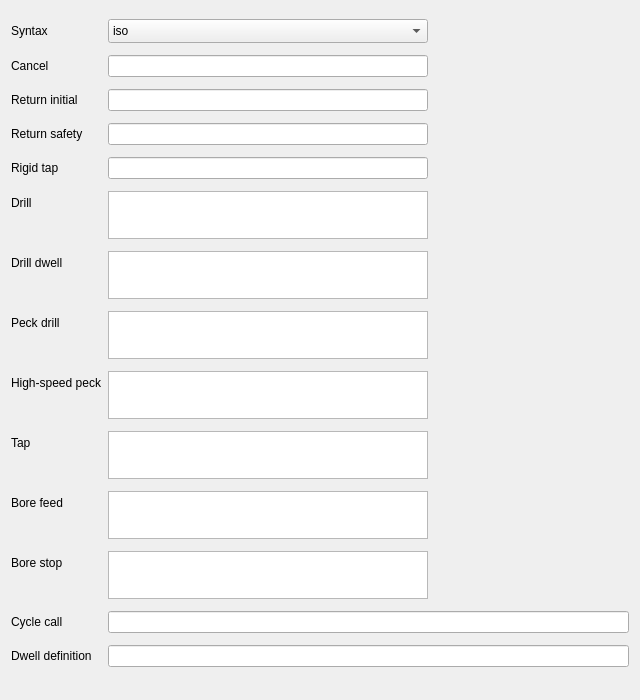
                                    <widget class="QWidget" name="cyclesTabContents">
                                        <property name="geometry">
                                            <rect>
                                                <x>0</x>
                                                <y>0</y>
                                                <width>640</width>
                                                <height>700</height>
                                            </rect>
                                        </property>
                                        <layout class="QFormLayout" name="cyclesForm">
                                            <item row="0" column="0">
                                                <widget class="QLabel" name="cyclesSyntaxComboLabel">
                                                    <property name="text">
                                                        <string>Syntax</string>
                                                    </property>
                                                </widget>
                                            </item>
                                            <item row="0" column="1">
                                                <widget class="QComboBox" name="cyclesSyntaxCombo">
                                                    <item>
                                                        <property name="text">
                                                            <string>iso</string>
                                                        </property>
                                                    </item>
                                                    <item>
                                                        <property name="text">
                                                            <string>native</string>
                                                        </property>
                                                    </item>
                                                    <property name="maximumSize">
                                                        <size>
                                                            <width>320</width>
                                                            <height>16777215</height>
                                                        </size>
                                                    </property>
                                                    <property name="sizeAdjustPolicy">
                                                        <enum>QComboBox::SizeAdjustPolicy::AdjustToMinimumContentsLengthWithIcon</enum>
                                                    </property>
                                                    <property name="minimumContentsLength">
                                                        <number>16</number>
                                                    </property>
                                                </widget>
                                            </item>
                                            <item row="1" column="0">
                                                <widget class="QLabel" name="cyclesCancelEditLabel">
                                                    <property name="text">
                                                        <string>Cancel</string>
                                                    </property>
                                                </widget>
                                            </item>
                                            <item row="1" column="1">
                                                <widget class="QLineEdit" name="cyclesCancelEdit">
                                                    <property name="maximumSize">
                                                        <size>
                                                            <width>320</width>
                                                            <height>16777215</height>
                                                        </size>
                                                    </property>
                                                </widget>
                                            </item>
                                            <item row="2" column="0">
                                                <widget class="QLabel" name="cyclesReturnInitialEditLabel">
                                                    <property name="text">
                                                        <string>Return initial</string>
                                                    </property>
                                                </widget>
                                            </item>
                                            <item row="2" column="1">
                                                <widget class="QLineEdit" name="cyclesReturnInitialEdit">
                                                    <property name="maximumSize">
                                                        <size>
                                                            <width>320</width>
                                                            <height>16777215</height>
                                                        </size>
                                                    </property>
                                                </widget>
                                            </item>
                                            <item row="3" column="0">
                                                <widget class="QLabel" name="cyclesReturnSafetyEditLabel">
                                                    <property name="text">
                                                        <string>Return safety</string>
                                                    </property>
                                                </widget>
                                            </item>
                                            <item row="3" column="1">
                                                <widget class="QLineEdit" name="cyclesReturnSafetyEdit">
                                                    <property name="maximumSize">
                                                        <size>
                                                            <width>320</width>
                                                            <height>16777215</height>
                                                        </size>
                                                    </property>
                                                </widget>
                                            </item>
                                            <item row="4" column="0">
                                                <widget class="QLabel" name="cyclesRigidTapEditLabel">
                                                    <property name="text">
                                                        <string>Rigid tap</string>
                                                    </property>
                                                </widget>
                                            </item>
                                            <item row="4" column="1">
                                                <widget class="QLineEdit" name="cyclesRigidTapEdit">
                                                    <property name="maximumSize">
                                                        <size>
                                                            <width>320</width>
                                                            <height>16777215</height>
                                                        </size>
                                                    </property>
                                                </widget>
                                            </item>
                                            <item row="5" column="0">
                                                <widget class="QLabel" name="cyclesDrillEditLabel">
                                                    <property name="text">
                                                        <string>Drill</string>
                                                    </property>
                                                </widget>
                                            </item>
                                            <item row="5" column="1">
                                                <widget class="QPlainTextEdit" name="cyclesDrillEdit">
                                                    <property name="maximumSize">
                                                        <size>
                                                            <width>320</width>
                                                            <height>48</height>
                                                        </size>
                                                    </property>
                                                    <property name="minimumSize">
                                                        <size>
                                                            <width>0</width>
                                                            <height>36</height>
                                                        </size>
                                                    </property>
                                                </widget>
                                            </item>
                                            <item row="6" column="0">
                                                <widget class="QLabel" name="cyclesDrillDwellEditLabel">
                                                    <property name="text">
                                                        <string>Drill dwell</string>
                                                    </property>
                                                </widget>
                                            </item>
                                            <item row="6" column="1">
                                                <widget class="QPlainTextEdit" name="cyclesDrillDwellEdit">
                                                    <property name="maximumSize">
                                                        <size>
                                                            <width>320</width>
                                                            <height>48</height>
                                                        </size>
                                                    </property>
                                                    <property name="minimumSize">
                                                        <size>
                                                            <width>0</width>
                                                            <height>36</height>
                                                        </size>
                                                    </property>
                                                </widget>
                                            </item>
                                            <item row="7" column="0">
                                                <widget class="QLabel" name="cyclesPeckDrillEditLabel">
                                                    <property name="text">
                                                        <string>Peck drill</string>
                                                    </property>
                                                </widget>
                                            </item>
                                            <item row="7" column="1">
                                                <widget class="QPlainTextEdit" name="cyclesPeckDrillEdit">
                                                    <property name="maximumSize">
                                                        <size>
                                                            <width>320</width>
                                                            <height>48</height>
                                                        </size>
                                                    </property>
                                                    <property name="minimumSize">
                                                        <size>
                                                            <width>0</width>
                                                            <height>36</height>
                                                        </size>
                                                    </property>
                                                </widget>
                                            </item>
                                            <item row="8" column="0">
                                                <widget class="QLabel" name="cyclesHighSpeedPeckEditLabel">
                                                    <property name="text">
                                                        <string>High-speed peck</string>
                                                    </property>
                                                </widget>
                                            </item>
                                            <item row="8" column="1">
                                                <widget class="QPlainTextEdit" name="cyclesHighSpeedPeckEdit">
                                                    <property name="maximumSize">
                                                        <size>
                                                            <width>320</width>
                                                            <height>48</height>
                                                        </size>
                                                    </property>
                                                    <property name="minimumSize">
                                                        <size>
                                                            <width>0</width>
                                                            <height>36</height>
                                                        </size>
                                                    </property>
                                                </widget>
                                            </item>
                                            <item row="9" column="0">
                                                <widget class="QLabel" name="cyclesTapEditLabel">
                                                    <property name="text">
                                                        <string>Tap</string>
                                                    </property>
                                                </widget>
                                            </item>
                                            <item row="9" column="1">
                                                <widget class="QPlainTextEdit" name="cyclesTapEdit">
                                                    <property name="maximumSize">
                                                        <size>
                                                            <width>320</width>
                                                            <height>48</height>
                                                        </size>
                                                    </property>
                                                    <property name="minimumSize">
                                                        <size>
                                                            <width>0</width>
                                                            <height>36</height>
                                                        </size>
                                                    </property>
                                                </widget>
                                            </item>
                                            <item row="10" column="0">
                                                <widget class="QLabel" name="cyclesBoreFeedEditLabel">
                                                    <property name="text">
                                                        <string>Bore feed</string>
                                                    </property>
                                                </widget>
                                            </item>
                                            <item row="10" column="1">
                                                <widget class="QPlainTextEdit" name="cyclesBoreFeedEdit">
                                                    <property name="maximumSize">
                                                        <size>
                                                            <width>320</width>
                                                            <height>48</height>
                                                        </size>
                                                    </property>
                                                    <property name="minimumSize">
                                                        <size>
                                                            <width>0</width>
                                                            <height>36</height>
                                                        </size>
                                                    </property>
                                                </widget>
                                            </item>
                                            <item row="11" column="0">
                                                <widget class="QLabel" name="cyclesBoreStopEditLabel">
                                                    <property name="text">
                                                        <string>Bore stop</string>
                                                    </property>
                                                </widget>
                                            </item>
                                            <item row="11" column="1">
                                                <widget class="QPlainTextEdit" name="cyclesBoreStopEdit">
                                                    <property name="maximumSize">
                                                        <size>
                                                            <width>320</width>
                                                            <height>48</height>
                                                        </size>
                                                    </property>
                                                    <property name="minimumSize">
                                                        <size>
                                                            <width>0</width>
                                                            <height>36</height>
                                                        </size>
                                                    </property>
                                                </widget>
                                            </item>
                                            <property name="fieldGrowthPolicy">
                                                <enum>QFormLayout::FieldGrowthPolicy::AllNonFixedFieldsGrow</enum>
                                            </property>
                                            <property name="formAlignment">
                                                <set>Qt::AlignmentFlag::AlignLeft|Qt::AlignmentFlag::AlignTop</set>
                                            </property>
                                            <property name="verticalSpacing">
                                                <number>4</number>
                                            </property>
                                            <item row="12" column="0">
                                                <widget class="QLabel" name="nativeCycleCallEditLabel">
                                                    <property name="text">
                                                        <string>Cycle call</string>
                                                    </property>
                                                </widget>
                                            </item>
                                            <item row="12" column="1">
                                                <widget class="QLineEdit" name="nativeCycleCallEdit" />
                                            </item>
                                            <item row="13" column="0">
                                                <widget class="QLabel" name="nativeDwellDefinitionEditLabel">
                                                    <property name="text">
                                                        <string>Dwell definition</string>
                                                    </property>
                                                </widget>
                                            </item>
                                            <item row="13" column="1">
                                                <widget class="QLineEdit" name="nativeDwellDefinitionEdit" />
                                            </item>
                                        </layout>
                                    </widget>
